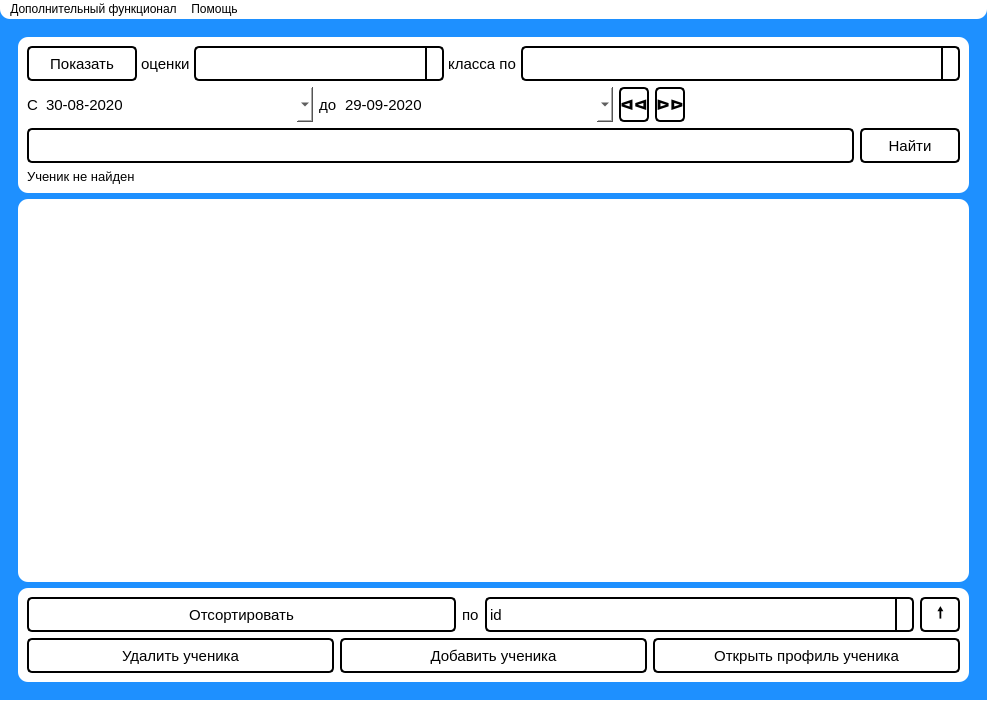
<?xml version="1.0" encoding="UTF-8"?>
<ui version="4.0">
 <class>MainWindow</class>
 <widget class="QMainWindow" name="MainWindow">
  <property name="geometry">
   <rect>
    <x>0</x>
    <y>0</y>
    <width>987</width>
    <height>715</height>
   </rect>
  </property>
  <property name="sizePolicy">
   <sizepolicy hsizetype="Preferred" vsizetype="Fixed">
    <horstretch>0</horstretch>
    <verstretch>0</verstretch>
   </sizepolicy>
  </property>
  <property name="windowTitle">
   <string>MainWindow</string>
  </property>
  <property name="styleSheet">
   <string notr="true">background-color: dodgerblue</string>
  </property>
  <widget class="QWidget" name="centralwidget">
   <layout class="QVBoxLayout" name="verticalLayout">
    <item>
     <widget class="QWidget" name="widget" native="true">
      <property name="styleSheet">
       <string notr="true">background-color: dodgerblue</string>
      </property>
      <layout class="QVBoxLayout" name="verticalLayout_2">
       <item>
        <widget class="QWidget" name="widget_2" native="true">
         <property name="sizePolicy">
          <sizepolicy hsizetype="Preferred" vsizetype="Fixed">
           <horstretch>0</horstretch>
           <verstretch>0</verstretch>
          </sizepolicy>
         </property>
         <property name="styleSheet">
          <string notr="true">background-color: white; border-radius: 10px; </string>
         </property>
         <layout class="QVBoxLayout" name="verticalLayout_3">
          <item>
           <layout class="QHBoxLayout" name="horLay1" stretch="0,0,0,0,0">
            <property name="spacing">
             <number>0</number>
            </property>
            <property name="sizeConstraint">
             <enum>QLayout::SizeConstraint::SetDefaultConstraint</enum>
            </property>
            <property name="leftMargin">
             <number>0</number>
            </property>
            <property name="topMargin">
             <number>0</number>
            </property>
            <property name="rightMargin">
             <number>0</number>
            </property>
            <item>
             <widget class="QPushButton" name="check_class">
              <property name="sizePolicy">
               <sizepolicy hsizetype="Expanding" vsizetype="Preferred">
                <horstretch>0</horstretch>
                <verstretch>35</verstretch>
               </sizepolicy>
              </property>
              <property name="maximumSize">
               <size>
                <width>110</width>
                <height>16777215</height>
               </size>
              </property>
              <property name="font">
               <font>
                <pointsize>11</pointsize>
               </font>
              </property>
              <property name="styleSheet">
               <string notr="true">QPushButton {
    border: 2px solid black;
    border-radius: 5px;
    background-color: qlineargradient(x1: 0, y1: 0, x2: 0, y2: 1,
                                      stop: 0 #f6f7fa, stop: 1 #dadbde);
}

QPushButton:pressed {
    background-color: qlineargradient(x1: 0, y1: 0, x2: 0, y2: 1,
                                      stop: 0 #dadbde, stop: 1 #f6f7fa);
}</string>
              </property>
              <property name="text">
               <string>Показать</string>
              </property>
             </widget>
            </item>
            <item>
             <widget class="QLabel" name="label">
              <property name="sizePolicy">
               <sizepolicy hsizetype="Fixed" vsizetype="Preferred">
                <horstretch>0</horstretch>
                <verstretch>0</verstretch>
               </sizepolicy>
              </property>
              <property name="font">
               <font>
                <pointsize>11</pointsize>
               </font>
              </property>
              <property name="text">
               <string> оценки </string>
              </property>
             </widget>
            </item>
            <item>
             <widget class="QComboBox" name="class_box">
              <property name="sizePolicy">
               <sizepolicy hsizetype="Expanding" vsizetype="Preferred">
                <horstretch>0</horstretch>
                <verstretch>0</verstretch>
               </sizepolicy>
              </property>
              <property name="minimumSize">
               <size>
                <width>0</width>
                <height>35</height>
               </size>
              </property>
              <property name="maximumSize">
               <size>
                <width>250</width>
                <height>16777215</height>
               </size>
              </property>
              <property name="font">
               <font>
                <pointsize>11</pointsize>
               </font>
              </property>
              <property name="styleSheet">
               <string notr="true">QComboBox {
border-left: 2px solid black;
border-top: 2px solid black;
border-bottom: 2px solid black;
border-right: 2px solid black;
border-radius: 5px;
background-color: white;
color: black;
}

QComboBox::drop-down {
    subcontrol-origin: padding;
    subcontrol-position: top right;
    width: 15px;
   border-left: 2px solid black;
}

QComboBox::down-arrow {
   image: url(./static/arrow_down_1.png)
}</string>
              </property>
             </widget>
            </item>
            <item>
             <widget class="QLabel" name="class_lab">
              <property name="sizePolicy">
               <sizepolicy hsizetype="Fixed" vsizetype="Preferred">
                <horstretch>0</horstretch>
                <verstretch>0</verstretch>
               </sizepolicy>
              </property>
              <property name="font">
               <font>
                <pointsize>11</pointsize>
               </font>
              </property>
              <property name="lineWidth">
               <number>1</number>
              </property>
              <property name="text">
               <string> класса по </string>
              </property>
             </widget>
            </item>
            <item>
             <widget class="QComboBox" name="subject_box">
              <property name="sizePolicy">
               <sizepolicy hsizetype="Expanding" vsizetype="Preferred">
                <horstretch>0</horstretch>
                <verstretch>0</verstretch>
               </sizepolicy>
              </property>
              <property name="maximumSize">
               <size>
                <width>16000000</width>
                <height>16777215</height>
               </size>
              </property>
              <property name="font">
               <font>
                <pointsize>11</pointsize>
               </font>
              </property>
              <property name="styleSheet">
               <string notr="true">QComboBox {
border-left: 2px solid black;
border-top: 2px solid black;
border-bottom: 2px solid black;
border-right: 2px solid black;
border-radius: 5px;
background-color: white;
color: black;
}

QComboBox::drop-down {
    subcontrol-origin: padding;
    subcontrol-position: top right;
    width: 15px;
   border-left: 2px solid black;
}

QComboBox::down-arrow {
   image: url(./static/arrow_down_1.png)
}</string>
              </property>
             </widget>
            </item>
           </layout>
          </item>
          <item>
           <layout class="QHBoxLayout" name="horLay3">
            <item>
             <widget class="QLabel" name="label_3">
              <property name="sizePolicy">
               <sizepolicy hsizetype="Fixed" vsizetype="Preferred">
                <horstretch>0</horstretch>
                <verstretch>0</verstretch>
               </sizepolicy>
              </property>
              <property name="font">
               <font>
                <pointsize>11</pointsize>
               </font>
              </property>
              <property name="text">
               <string>C</string>
              </property>
             </widget>
            </item>
            <item>
             <widget class="QDateEdit" name="start_date">
              <property name="sizePolicy">
               <sizepolicy hsizetype="Minimum" vsizetype="Fixed">
                <horstretch>0</horstretch>
                <verstretch>35</verstretch>
               </sizepolicy>
              </property>
              <property name="minimumSize">
               <size>
                <width>0</width>
                <height>35</height>
               </size>
              </property>
              <property name="font">
               <font>
                <pointsize>11</pointsize>
               </font>
              </property>
              <property name="autoFillBackground">
               <bool>false</bool>
              </property>
              <property name="styleSheet">
               <string notr="true">QDateEdit {
border-left: 2px solid black;
border-top: 2px solid black;
border-right: 2px solid black;
border-bottom: 2px solid black;
border-radius: 5px;
background-color: white;
color: black;
font-color: black;
}

QDateEdit::drop-down {
    subcontrol-origin: padding;
    subcontrol-position: top right;
    width: 15px;
   border-left: 2px solid black;
}

QDateEdit::QCalendarWidget {
background-color: black;
}

QDateEdit::down-arrow {
   image: url(./static/arrow_down_1.png)
}r</string>
              </property>
              <property name="wrapping">
               <bool>false</bool>
              </property>
              <property name="showGroupSeparator" stdset="0">
               <bool>false</bool>
              </property>
              <property name="dateTime">
               <datetime>
                <hour>0</hour>
                <minute>0</minute>
                <second>0</second>
                <year>2020</year>
                <month>8</month>
                <day>30</day>
               </datetime>
              </property>
              <property name="displayFormat">
               <string>dd-MM-yyyy</string>
              </property>
              <property name="calendarPopup">
               <bool>true</bool>
              </property>
             </widget>
            </item>
            <item>
             <widget class="QLabel" name="label_4">
              <property name="sizePolicy">
               <sizepolicy hsizetype="Fixed" vsizetype="Preferred">
                <horstretch>0</horstretch>
                <verstretch>0</verstretch>
               </sizepolicy>
              </property>
              <property name="font">
               <font>
                <pointsize>11</pointsize>
               </font>
              </property>
              <property name="text">
               <string>до</string>
              </property>
             </widget>
            </item>
            <item>
             <widget class="QDateEdit" name="finish_date">
              <property name="sizePolicy">
               <sizepolicy hsizetype="Minimum" vsizetype="Fixed">
                <horstretch>0</horstretch>
                <verstretch>35</verstretch>
               </sizepolicy>
              </property>
              <property name="minimumSize">
               <size>
                <width>0</width>
                <height>35</height>
               </size>
              </property>
              <property name="font">
               <font>
                <pointsize>11</pointsize>
               </font>
              </property>
              <property name="styleSheet">
               <string notr="true">QDateEdit {
border-left: 2px solid black;
border-top: 2px solid black;
border-right: 2px solid black;
border-bottom: 2px solid black;
border-radius: 5px;
background-color: white;
color: black;
font-color: black;
}

QDateEdit::drop-down {
    subcontrol-origin: padding;
    subcontrol-position: top right;
    width: 15px;
   border-left: 2px solid black;
}

QDateEdit::QCalendarWidget {
background-color: black;
}

QDateEdit::down-arrow {
   image: url(./static/arrow_down_1.png)
}r</string>
              </property>
              <property name="dateTime">
               <datetime>
                <hour>0</hour>
                <minute>0</minute>
                <second>0</second>
                <year>2020</year>
                <month>9</month>
                <day>29</day>
               </datetime>
              </property>
              <property name="displayFormat">
               <string>dd-MM-yyyy</string>
              </property>
              <property name="calendarPopup">
               <bool>true</bool>
              </property>
             </widget>
            </item>
            <item>
             <widget class="QPushButton" name="month_ago">
              <property name="minimumSize">
               <size>
                <width>0</width>
                <height>35</height>
               </size>
              </property>
              <property name="maximumSize">
               <size>
                <width>30</width>
                <height>100</height>
               </size>
              </property>
              <property name="font">
               <font>
                <pointsize>11</pointsize>
                <bold>true</bold>
               </font>
              </property>
              <property name="toolTip">
               <string extracomment="Передвинуть период на месяц назад"/>
              </property>
              <property name="whatsThis">
               <string/>
              </property>
              <property name="styleSheet">
               <string notr="true">QPushButton {
    border: 2px solid black;
    border-radius: 5px;
    background-color: qlineargradient(x1: 0, y1: 0, x2: 0, y2: 1,
                                      stop: 0 #f6f7fa, stop: 1 #dadbde);
}

QPushButton:pressed {
    background-color: qlineargradient(x1: 0, y1: 0, x2: 0, y2: 1,
                                      stop: 0 #dadbde, stop: 1 #f6f7fa);
}</string>
              </property>
              <property name="text">
               <string>ᐊᐊ</string>
              </property>
              <property name="autoDefault">
               <bool>false</bool>
              </property>
             </widget>
            </item>
            <item>
             <widget class="QPushButton" name="month_later">
              <property name="minimumSize">
               <size>
                <width>0</width>
                <height>35</height>
               </size>
              </property>
              <property name="maximumSize">
               <size>
                <width>30</width>
                <height>16777215</height>
               </size>
              </property>
              <property name="font">
               <font>
                <pointsize>11</pointsize>
                <bold>true</bold>
               </font>
              </property>
              <property name="toolTip">
               <string extracomment="Передвинуть период на месяц вперед"/>
              </property>
              <property name="styleSheet">
               <string notr="true">QPushButton {
    border: 2px solid black;
    border-radius: 5px;
    background-color: qlineargradient(x1: 0, y1: 0, x2: 0, y2: 1,
                                      stop: 0 #f6f7fa, stop: 1 #dadbde);
}

QPushButton:pressed {
    background-color: qlineargradient(x1: 0, y1: 0, x2: 0, y2: 1,
                                      stop: 0 #dadbde, stop: 1 #f6f7fa);
}</string>
              </property>
              <property name="text">
               <string>ᐅᐅ</string>
              </property>
             </widget>
            </item>
            <item>
             <widget class="QWidget" name="widget_5" native="true"/>
            </item>
           </layout>
          </item>
          <item>
           <layout class="QHBoxLayout" name="horLay2">
            <item>
             <widget class="QLineEdit" name="pupil_name_for_find">
              <property name="sizePolicy">
               <sizepolicy hsizetype="Expanding" vsizetype="Preferred">
                <horstretch>0</horstretch>
                <verstretch>0</verstretch>
               </sizepolicy>
              </property>
              <property name="minimumSize">
               <size>
                <width>600</width>
                <height>35</height>
               </size>
              </property>
              <property name="font">
               <font>
                <pointsize>10</pointsize>
               </font>
              </property>
              <property name="styleSheet">
               <string notr="true">border-radius: 5px;
background-color: white;
border: 2px solid black;</string>
              </property>
             </widget>
            </item>
            <item>
             <widget class="QPushButton" name="btn_find_pupil">
              <property name="sizePolicy">
               <sizepolicy hsizetype="Fixed" vsizetype="Preferred">
                <horstretch>0</horstretch>
                <verstretch>0</verstretch>
               </sizepolicy>
              </property>
              <property name="minimumSize">
               <size>
                <width>100</width>
                <height>35</height>
               </size>
              </property>
              <property name="font">
               <font>
                <pointsize>11</pointsize>
               </font>
              </property>
              <property name="styleSheet">
               <string notr="true">QPushButton {
    border: 2px solid black;
    border-radius: 5px;
    background-color: qlineargradient(x1: 0, y1: 0, x2: 0, y2: 1,
                                      stop: 0 #f6f7fa, stop: 1 #dadbde);
}

QPushButton:pressed {
    background-color: qlineargradient(x1: 0, y1: 0, x2: 0, y2: 1,
                                      stop: 0 #dadbde, stop: 1 #f6f7fa);
}</string>
              </property>
              <property name="text">
               <string>Найти</string>
              </property>
             </widget>
            </item>
           </layout>
          </item>
          <item>
           <widget class="QLabel" name="error_lab">
            <property name="font">
             <font>
              <pointsize>10</pointsize>
             </font>
            </property>
            <property name="text">
             <string>Ученик не найден</string>
            </property>
           </widget>
          </item>
         </layout>
        </widget>
       </item>
       <item>
        <widget class="QWidget" name="widget_4" native="true">
         <property name="styleSheet">
          <string notr="true">background-color: white; border-radius: 10px</string>
         </property>
         <layout class="QVBoxLayout" name="verticalLayout_5">
          <item>
           <widget class="QTableWidget" name="table_puplis">
            <property name="styleSheet">
             <string notr="true"/>
            </property>
            <property name="dragEnabled">
             <bool>false</bool>
            </property>
            <property name="showGrid">
             <bool>true</bool>
            </property>
            <property name="gridStyle">
             <enum>Qt::PenStyle::SolidLine</enum>
            </property>
            <property name="sortingEnabled">
             <bool>true</bool>
            </property>
            <property name="cornerButtonEnabled">
             <bool>true</bool>
            </property>
            <attribute name="horizontalHeaderVisible">
             <bool>true</bool>
            </attribute>
            <attribute name="horizontalHeaderCascadingSectionResizes">
             <bool>false</bool>
            </attribute>
            <attribute name="horizontalHeaderHighlightSections">
             <bool>true</bool>
            </attribute>
            <attribute name="horizontalHeaderShowSortIndicator" stdset="0">
             <bool>true</bool>
            </attribute>
            <attribute name="horizontalHeaderStretchLastSection">
             <bool>false</bool>
            </attribute>
            <attribute name="verticalHeaderVisible">
             <bool>true</bool>
            </attribute>
            <attribute name="verticalHeaderCascadingSectionResizes">
             <bool>false</bool>
            </attribute>
            <attribute name="verticalHeaderHighlightSections">
             <bool>true</bool>
            </attribute>
            <attribute name="verticalHeaderShowSortIndicator" stdset="0">
             <bool>false</bool>
            </attribute>
            <attribute name="verticalHeaderStretchLastSection">
             <bool>false</bool>
            </attribute>
           </widget>
          </item>
         </layout>
        </widget>
       </item>
       <item>
        <widget class="QWidget" name="widget_3" native="true">
         <property name="sizePolicy">
          <sizepolicy hsizetype="Preferred" vsizetype="Fixed">
           <horstretch>0</horstretch>
           <verstretch>0</verstretch>
          </sizepolicy>
         </property>
         <property name="styleSheet">
          <string notr="true">background-color: white; border-radius: 10px;</string>
         </property>
         <layout class="QVBoxLayout" name="verticalLayout_4">
          <item>
           <layout class="QHBoxLayout" name="horLay_5">
            <item>
             <widget class="QPushButton" name="btn_sort">
              <property name="sizePolicy">
               <sizepolicy hsizetype="Minimum" vsizetype="Preferred">
                <horstretch>0</horstretch>
                <verstretch>0</verstretch>
               </sizepolicy>
              </property>
              <property name="minimumSize">
               <size>
                <width>0</width>
                <height>35</height>
               </size>
              </property>
              <property name="font">
               <font>
                <pointsize>11</pointsize>
               </font>
              </property>
              <property name="styleSheet">
               <string notr="true">QPushButton {
    border: 2px solid black;
    border-radius: 5px;
    background-color: qlineargradient(x1: 0, y1: 0, x2: 0, y2: 1,
                                      stop: 0 #f6f7fa, stop: 1 #dadbde);
}

QPushButton:pressed {
    background-color: qlineargradient(x1: 0, y1: 0, x2: 0, y2: 1,
                                      stop: 0 #dadbde, stop: 1 #f6f7fa);
}</string>
              </property>
              <property name="text">
               <string>Отсортировать</string>
              </property>
              <property name="autoDefault">
               <bool>true</bool>
              </property>
             </widget>
            </item>
            <item>
             <widget class="QLabel" name="label_5">
              <property name="sizePolicy">
               <sizepolicy hsizetype="Fixed" vsizetype="Preferred">
                <horstretch>0</horstretch>
                <verstretch>0</verstretch>
               </sizepolicy>
              </property>
              <property name="font">
               <font>
                <pointsize>11</pointsize>
               </font>
              </property>
              <property name="text">
               <string>по</string>
              </property>
             </widget>
            </item>
            <item>
             <widget class="QComboBox" name="sort_key_box">
              <property name="sizePolicy">
               <sizepolicy hsizetype="Preferred" vsizetype="Preferred">
                <horstretch>0</horstretch>
                <verstretch>0</verstretch>
               </sizepolicy>
              </property>
              <property name="minimumSize">
               <size>
                <width>0</width>
                <height>35</height>
               </size>
              </property>
              <property name="font">
               <font>
                <pointsize>11</pointsize>
               </font>
              </property>
              <property name="styleSheet">
               <string notr="true">QComboBox {
border-left: 2px solid black;
border-top: 2px solid black;
border-bottom: 2px solid black;
border-right: 2px solid black;
border-radius: 5px;
background-color: white;
color: black;
}

QComboBox::drop-down {
    subcontrol-origin: padding;
    subcontrol-position: top right;
    width: 15px;
   border-left: 2px solid black;
}

QComboBox::down-arrow {
   image: url(./static/arrow_down_1.png)
}</string>
              </property>
              <item>
               <property name="text">
                <string>id</string>
               </property>
              </item>
              <item>
               <property name="text">
                <string>ФИО</string>
               </property>
              </item>
              <item>
               <property name="text">
                <string>Среднему баллу</string>
               </property>
              </item>
             </widget>
            </item>
            <item>
             <widget class="QPushButton" name="sort_order">
              <property name="minimumSize">
               <size>
                <width>0</width>
                <height>35</height>
               </size>
              </property>
              <property name="maximumSize">
               <size>
                <width>40</width>
                <height>16777215</height>
               </size>
              </property>
              <property name="font">
               <font>
                <pointsize>11</pointsize>
                <bold>true</bold>
               </font>
              </property>
              <property name="toolTip">
               <string notr="true" comment="По возрастанию">По возрастанию</string>
              </property>
              <property name="statusTip">
               <string comment="По возрастанию"/>
              </property>
              <property name="whatsThis">
               <string comment="По возрастанию"/>
              </property>
              <property name="styleSheet">
               <string notr="true">QPushButton {
    border: 2px solid black;
    border-radius: 5px;
    background-color: qlineargradient(x1: 0, y1: 0, x2: 0, y2: 1,
                                      stop: 0 #f6f7fa, stop: 1 #dadbde);
}

QPushButton:pressed {
    background-color: qlineargradient(x1: 0, y1: 0, x2: 0, y2: 1,
                                      stop: 0 #dadbde, stop: 1 #f6f7fa);
}</string>
              </property>
              <property name="text">
               <string>🠕</string>
              </property>
             </widget>
            </item>
           </layout>
          </item>
          <item>
           <layout class="QHBoxLayout" name="horLay4">
            <item>
             <widget class="QPushButton" name="btn_delete_pupil">
              <property name="minimumSize">
               <size>
                <width>0</width>
                <height>35</height>
               </size>
              </property>
              <property name="font">
               <font>
                <pointsize>11</pointsize>
               </font>
              </property>
              <property name="styleSheet">
               <string notr="true">QPushButton {
    border: 2px solid black;
    border-radius: 5px;
    background-color: qlineargradient(x1: 0, y1: 0, x2: 0, y2: 1,
                                      stop: 0 #f6f7fa, stop: 1 #dadbde);
}

QPushButton:pressed {
    background-color: qlineargradient(x1: 0, y1: 0, x2: 0, y2: 1,
                                      stop: 0 #dadbde, stop: 1 #f6f7fa);
}</string>
              </property>
              <property name="text">
               <string>Удалить ученика</string>
              </property>
              <property name="shortcut">
               <string>Del</string>
              </property>
             </widget>
            </item>
            <item>
             <widget class="QPushButton" name="btn_add_pupil">
              <property name="minimumSize">
               <size>
                <width>0</width>
                <height>35</height>
               </size>
              </property>
              <property name="font">
               <font>
                <pointsize>11</pointsize>
               </font>
              </property>
              <property name="styleSheet">
               <string notr="true">QPushButton {
    border: 2px solid black;
    border-radius: 5px;
    background-color: qlineargradient(x1: 0, y1: 0, x2: 0, y2: 1,
                                      stop: 0 #f6f7fa, stop: 1 #dadbde);
}

QPushButton:pressed {
    background-color: qlineargradient(x1: 0, y1: 0, x2: 0, y2: 1,
                                      stop: 0 #dadbde, stop: 1 #f6f7fa);
}</string>
              </property>
              <property name="text">
               <string>Добавить ученика</string>
              </property>
              <property name="shortcut">
               <string>Ctrl++</string>
              </property>
             </widget>
            </item>
            <item>
             <widget class="QPushButton" name="btn_open_pupil">
              <property name="minimumSize">
               <size>
                <width>0</width>
                <height>35</height>
               </size>
              </property>
              <property name="font">
               <font>
                <pointsize>11</pointsize>
               </font>
              </property>
              <property name="styleSheet">
               <string notr="true">QPushButton {
    border: 2px solid black;
    border-radius: 5px;
    background-color: qlineargradient(x1: 0, y1: 0, x2: 0, y2: 1,
                                      stop: 0 #f6f7fa, stop: 1 #dadbde);
}

QPushButton:pressed {
    background-color: qlineargradient(x1: 0, y1: 0, x2: 0, y2: 1,
                                      stop: 0 #dadbde, stop: 1 #f6f7fa);
}</string>
              </property>
              <property name="text">
               <string>Открыть профиль ученика</string>
              </property>
              <property name="shortcut">
               <string>O</string>
              </property>
             </widget>
            </item>
           </layout>
          </item>
         </layout>
        </widget>
       </item>
      </layout>
     </widget>
    </item>
   </layout>
  </widget>
  <widget class="QMenuBar" name="menuBar">
   <property name="geometry">
    <rect>
     <x>0</x>
     <y>0</y>
     <width>987</width>
     <height>33</height>
    </rect>
   </property>
   <property name="styleSheet">
    <string notr="true">background-color: white; 
border-bottom-right-radius: 10px;
border-bottom-left-radius: 10px</string>
   </property>
   <widget class="QMenu" name="menu">
    <property name="autoFillBackground">
     <bool>false</bool>
    </property>
    <property name="styleSheet">
     <string notr="true">QMenu {color: black;}
QMenu::selected {background-color: lightgray;}</string>
    </property>
    <property name="title">
     <string>Дополнительный функционал</string>
    </property>
    <property name="separatorsCollapsible">
     <bool>false</bool>
    </property>
    <addaction name="create_bd_action"/>
    <addaction name="add_subject_action"/>
   </widget>
   <widget class="QMenu" name="menu_2">
    <property name="styleSheet">
     <string notr="true">QMenu {color: black;}
QMenu::selected {background-color: lightgray;}</string>
    </property>
    <property name="title">
     <string>Помощь</string>
    </property>
   </widget>
   <addaction name="menu"/>
   <addaction name="menu_2"/>
  </widget>
  <widget class="QStatusBar" name="statusBar">
   <property name="sizePolicy">
    <sizepolicy hsizetype="Expanding" vsizetype="Minimum">
     <horstretch>0</horstretch>
     <verstretch>0</verstretch>
    </sizepolicy>
   </property>
   <property name="maximumSize">
    <size>
     <width>16777215</width>
     <height>15</height>
    </size>
   </property>
   <property name="styleSheet">
    <string notr="true">background-color: white;
height: 10px</string>
   </property>
   <property name="sizeGripEnabled">
    <bool>true</bool>
   </property>
  </widget>
  <action name="about_programm_action">
   <property name="text">
    <string>О программе</string>
   </property>
  </action>
  <action name="create_bd_action">
   <property name="text">
    <string>Создать базы данных</string>
   </property>
  </action>
  <action name="help_action">
   <property name="text">
    <string>Помощь</string>
   </property>
  </action>
  <action name="add_subject_action">
   <property name="text">
    <string>Управление предметами</string>
   </property>
  </action>
  <action name="action">
   <property name="text">
    <string>О нас</string>
   </property>
  </action>
  <action name="action_2">
   <property name="text">
    <string>Инструкция</string>
   </property>
  </action>
  <action name="about_action">
   <property name="text">
    <string>О нас</string>
   </property>
  </action>
 </widget>
 <resources/>
 <connections/>
</ui>
